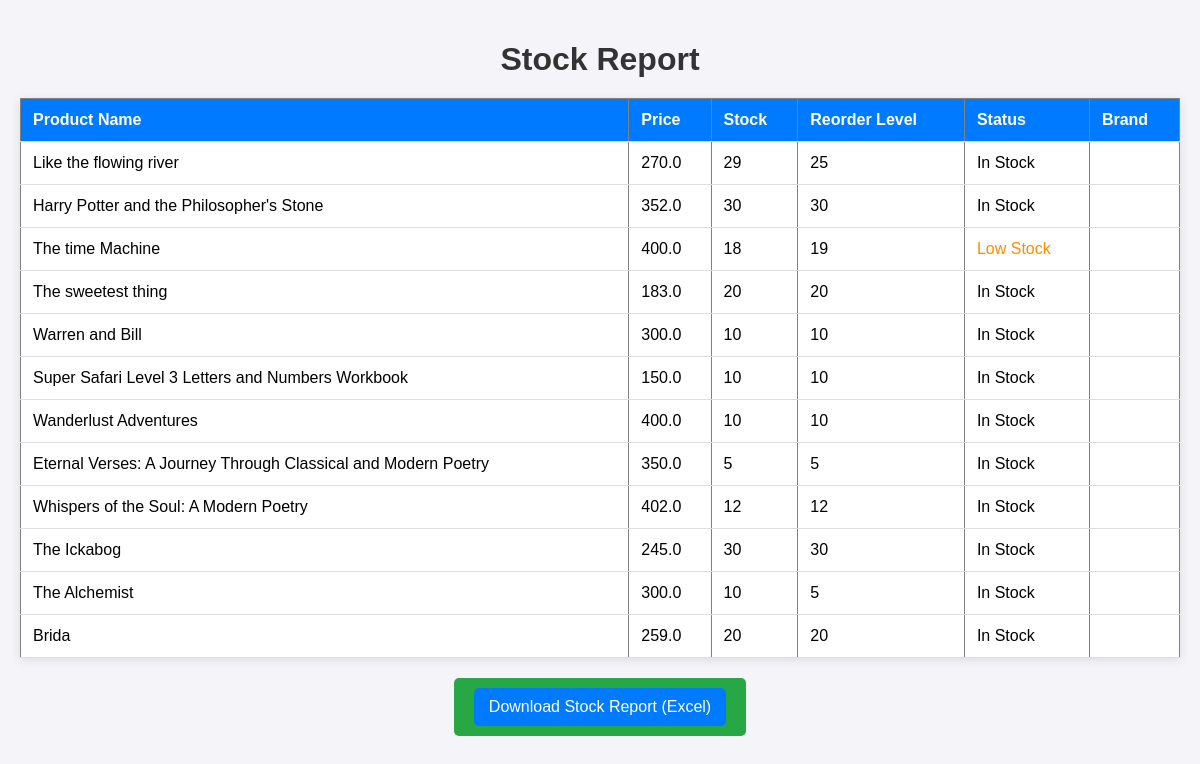
/stock-report/, run on the app's committed database.
### beautystore_app/models.py (models this page shows, shortened)
class Product(models.Model):
    name = models.CharField(max_length=255)
    author = models.CharField(max_length=255)
    price = models.FloatField()
    stock = models.IntegerField()
    image = models.ImageField(upload_to='product_images/')
    description = models.TextField()
    quantity_available = models.PositiveIntegerField(default=0)
    published_date = models.DateField(null=True, blank=True)
    genre = models.CharField(max_length=255, null=True, blank=True)  # Genre of the book
    isbn = models.CharField(max_length=13, unique=True)
    publisher = models.CharField(max_length=255, null=True, blank=True)
    page_count = models.PositiveIntegerField(null=True, blank=True)
    country_of_origin = models.CharField(max_length=255, null=True, blank=True)
    seller = models.ForeignKey(Seller, on_delete=models.CASCADE)
    subcategory = models.ForeignKey(Subcategory, on_delete=models.CASCADE)
    quantity_in_stock = models.PositiveIntegerField(default=0)
    reorder_level = models.PositiveIntegerField(default=0)
    cost = models.DecimalField(max_digits=10, decimal_places=2,default=100)

### beautystore_app/views.py (the view, shortened to what this page needs)
# urls.py: path('stock-report/', views.stock_report, name='stock_report'),
def stock_report(request):
    products = Product.objects.all()
    context = {
        'products': products,
    }
    return render(request, 'stock_report.html', context)

### templates/stock_report.html (shortened to what this page needs)
<!DOCTYPE html>
<html lang="en">
<head>
</head>
<body>
    <h1>Stock Report</h1>
    <table border="1">
        <tr>
            <th>Product Name</th>
            <th>Price</th>
            <th>Stock</th>
            <th>Reorder Level</th>
            <th>Status</th>
            <th>Brand</th>
        </tr>
        {% for product in products %}
        <tr>
            <td>{{ product.name }}</td>
            <td>{{ product.price }}</td>
            <td>{{ product.quantity_in_stock }}</td>
            <td>{{ product.reorder_level }}</td>
            <td class="{% if product.quantity_in_stock <= 0 %}out-of-stock{% elif product.quantity_in_stock < product.reorder_level %}low-stock{% endif %}">
                {% if product.quantity_in_stock <= 0 %}Out of Stock{% elif product.quantity_in_stock < product.reorder_level %}Low Stock{% else %}In Stock{% endif %}
            </td>
            <td>{{ product.brand }}</td>
        </tr>
        {% endfor %}
    </table>
    <a href="?export=true">
        <button>Download Stock Report (Excel)</button>
    </a>
</body>
</html>

### templates/stock_report.html (style rules this page uses)
body { font-family: 'Arial', sans-serif; background-color: #f4f4f9; margin: 0; padding: 20px; }
h1 { color: #333; text-align: center; margin-bottom: 20px; }
table { width: 100%; border-collapse: collapse; margin: 20px 0; box-shadow: 0 2px 10px rgba(0, 0, 0, 0.1); background-color: #ffffff; }
th, td { padding: 12px; text-align: left; border-bottom: 1px solid #ddd; }
th { background-color: #007bff; color: white; }
a { display: block; width: fit-content; margin: 0 auto; text-decoration: none; background-color: #28a745; color: white; padding: 10px 20px; border-radius: 5px; text-align: center; transition: background-color 0.3s; }
button { padding: 10px 15px; border: none; background-color: #007bff; color: white; border-radius: 5px; cursor: pointer; font-size: 16px; transition: background-color 0.3s; }
.low-stock { color: #ff8c00; }

### data on the page
Product: name "Like the flowing river", price "270.0", quantity_in_stock "29", reorder_level "25", shows "In Stock"
Product: name "Harry Potter and the Philosopher's Stone", price "352.0", quantity_in_stock "30", reorder_level "30", shows "In Stock"
Product: name "The time Machine", price "400.0", quantity_in_stock "18", reorder_level "19", shows "Low Stock"
Product: name "The sweetest thing", price "183.0", quantity_in_stock "20", reorder_level "20", shows "In Stock"
Product: name "Warren and Bill", price "300.0", quantity_in_stock "10", reorder_level "10", shows "In Stock"
Product: name "Super Safari Level 3 Letters and Numbers Workbook", price "150.0", quantity_in_stock "10", reorder_level "10", shows "In Stock"
Product: name "Wanderlust Adventures", price "400.0", quantity_in_stock "10", reorder_level "10", shows "In Stock"
Product: name "Eternal Verses: A Journey Through Classical and Modern Poetry", price "350.0", quantity_in_stock "5", reorder_level "5", shows "In Stock"
Product: name "Whispers of the Soul: A Modern Poetry", price "402.0", quantity_in_stock "12", reorder_level "12", shows "In Stock"
Product: name "The Ickabog", price "245.0", quantity_in_stock "30", reorder_level "30", shows "In Stock"
Product: name "The Alchemist", price "300.0", quantity_in_stock "10", reorder_level "5", shows "In Stock"
Product: name "Brida", price "259.0", quantity_in_stock "20", reorder_level "20", shows "In Stock"
